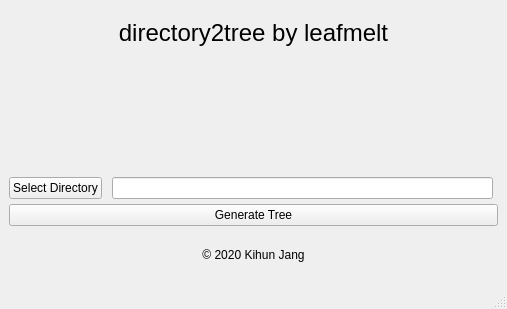
<?xml version="1.0" encoding="UTF-8"?>
<ui version="4.0">
 <class>MainWindow</class>
 <widget class="QMainWindow" name="MainWindow">
  <property name="geometry">
   <rect>
    <x>0</x>
    <y>0</y>
    <width>507</width>
    <height>309</height>
   </rect>
  </property>
  <property name="windowTitle">
   <string>directory2tree</string>
  </property>
  <property name="layoutDirection">
   <enum>Qt::LeftToRight</enum>
  </property>
  <property name="autoFillBackground">
   <bool>false</bool>
  </property>
  <widget class="QWidget" name="centralwidget">
   <layout class="QGridLayout" name="gridLayout">
    <item row="0" column="0">
     <layout class="QVBoxLayout" name="verticalLayout">
      <property name="spacing">
       <number>5</number>
      </property>
      <item>
       <widget class="QLabel" name="label_title">
        <property name="font">
         <font>
          <family>Arial</family>
          <pointsize>18</pointsize>
         </font>
        </property>
        <property name="text">
         <string>directory2tree by leafmelt</string>
        </property>
        <property name="alignment">
         <set>Qt::AlignCenter</set>
        </property>
       </widget>
      </item>
      <item alignment="Qt::AlignHCenter">
       <widget class="QLabel" name="label_logo">
        <property name="sizePolicy">
         <sizepolicy hsizetype="Fixed" vsizetype="Fixed">
          <horstretch>0</horstretch>
          <verstretch>0</verstretch>
         </sizepolicy>
        </property>
        <property name="minimumSize">
         <size>
          <width>100</width>
          <height>100</height>
         </size>
        </property>
        <property name="layoutDirection">
         <enum>Qt::LeftToRight</enum>
        </property>
        <property name="text">
         <string/>
        </property>
        <property name="alignment">
         <set>Qt::AlignCenter</set>
        </property>
        <property name="margin">
         <number>5</number>
        </property>
        <property name="indent">
         <number>0</number>
        </property>
       </widget>
      </item>
      <item>
       <layout class="QHBoxLayout" name="horizontalLayout">
        <property name="spacing">
         <number>10</number>
        </property>
        <property name="topMargin">
         <number>10</number>
        </property>
        <property name="rightMargin">
         <number>5</number>
        </property>
        <property name="bottomMargin">
         <number>0</number>
        </property>
        <item>
         <widget class="QPushButton" name="btn_select">
          <property name="text">
           <string>Select Directory</string>
          </property>
         </widget>
        </item>
        <item>
         <widget class="QLineEdit" name="line_directory_path">
          <property name="text">
           <string/>
          </property>
         </widget>
        </item>
       </layout>
      </item>
      <item>
       <widget class="QPushButton" name="btn_generate">
        <property name="sizePolicy">
         <sizepolicy hsizetype="Minimum" vsizetype="Fixed">
          <horstretch>0</horstretch>
          <verstretch>0</verstretch>
         </sizepolicy>
        </property>
        <property name="text">
         <string>Generate Tree</string>
        </property>
       </widget>
      </item>
      <item>
       <widget class="QLabel" name="label_copyright_mark">
        <property name="text">
         <string>© 2020 Kihun Jang</string>
        </property>
        <property name="alignment">
         <set>Qt::AlignCenter</set>
        </property>
       </widget>
      </item>
     </layout>
    </item>
   </layout>
  </widget>
  <widget class="QMenuBar" name="menubar">
   <property name="geometry">
    <rect>
     <x>0</x>
     <y>0</y>
     <width>507</width>
     <height>22</height>
    </rect>
   </property>
  </widget>
  <widget class="QStatusBar" name="statusbar">
   <property name="enabled">
    <bool>true</bool>
   </property>
   <property name="sizeGripEnabled">
    <bool>true</bool>
   </property>
  </widget>
 </widget>
 <resources/>
 <connections/>
</ui>
